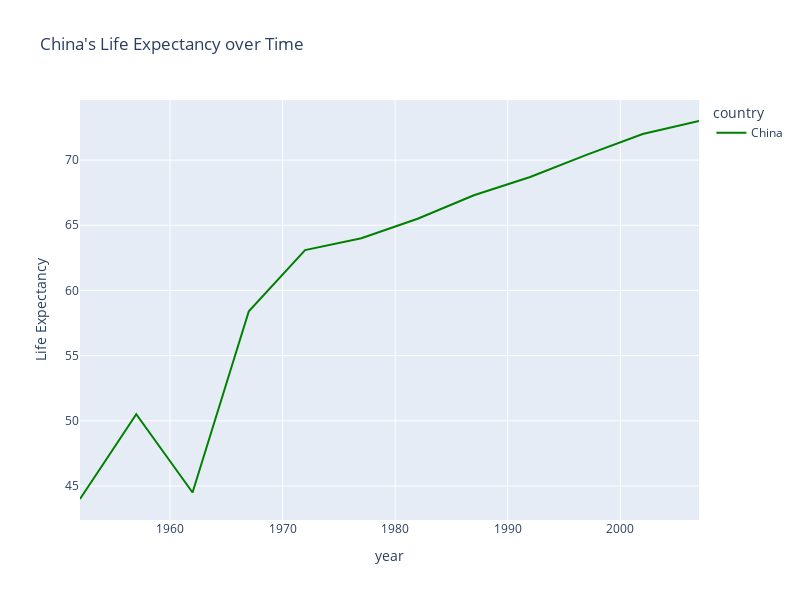

Notebook code cell kept with this figure:
### Markdown cell above
3. Change the color of the line by using `color_discrete_map` and passing a dictionary mapping the values in the column passed as `color` into color names as strings. In this case, we have only one value (`China`) and we map it to the color `green`.

### Code cell
fig = px.line(df, x="year", y="Life Expectancy", 
              color='country', color_discrete_map={'China':'green'},
              height=600, width=800,
              title="China's Life Expectancy over Time")
fig.show()

### Figure 1 — Plotly figure (JSON) as saved in the notebook; plotly's stock layout.template omitted (floating-point values rounded to 4 significant figures)
{"data": [{"hovertemplate": "country=China<br>year=%{x}<br>Life Expectancy=%{y}<extra></extra>", "legendgroup": "China", "line": {"color": "green", "dash": "solid"}, "marker": {"symbol": "circle"}, "mode": "lines", "name": "China", "orientation": "v", "showlegend": true, "type": "scatter", "x": [1952, 1957, 1962, 1967, 1972, 1977, 1982, 1987, 1992, 1997, 2002, 2007], "xaxis": "x", "y": [44, 50.5, 44.5, 58.4, 63.1, 64, 65.5, 67.3, 68.7, 70.4, 72, 73], "yaxis": "y"}], "layout": {"height": 600, "legend": {"title": {"text": "country"}, "tracegroupgap": 0}, "title": {"text": "China's Life Expectancy over Time"}, "width": 800, "xaxis": {"anchor": "y", "domain": [0, 1], "title": {"text": "year"}}, "yaxis": {"anchor": "x", "domain": [0, 1], "title": {"text": "Life Expectancy"}}}}
